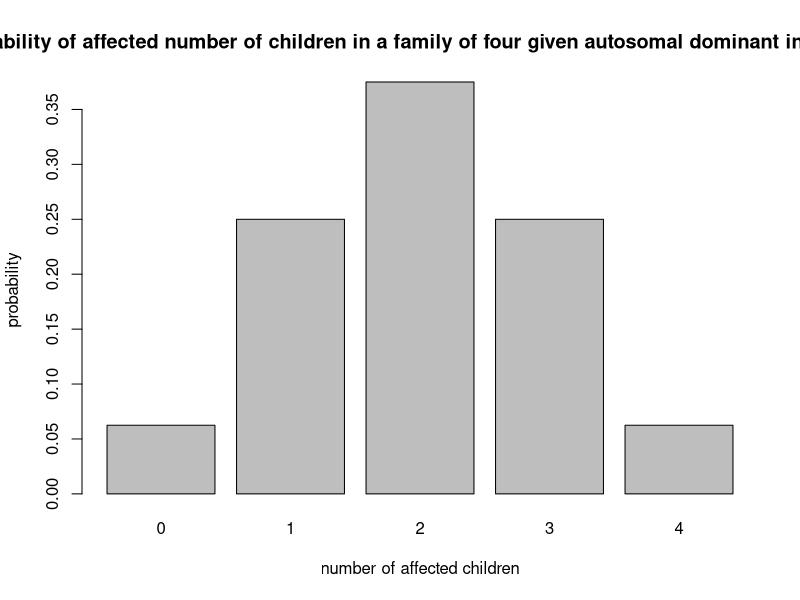
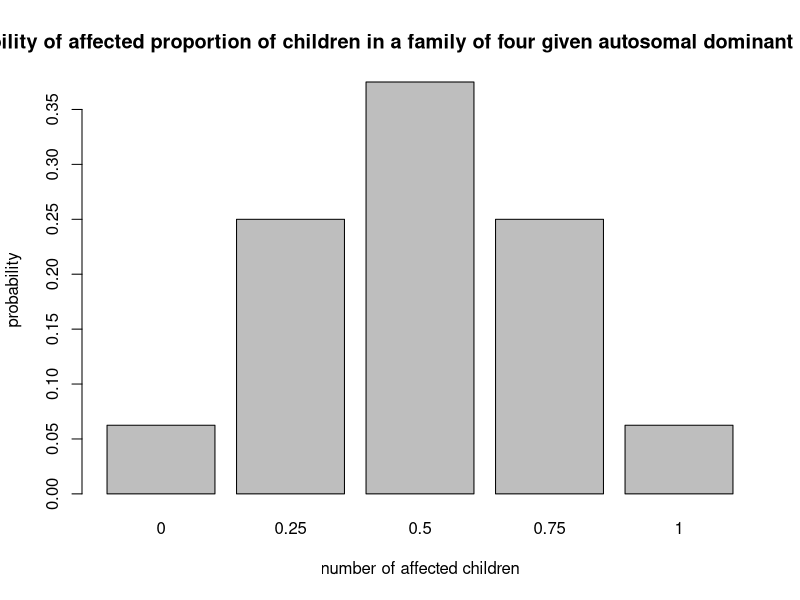
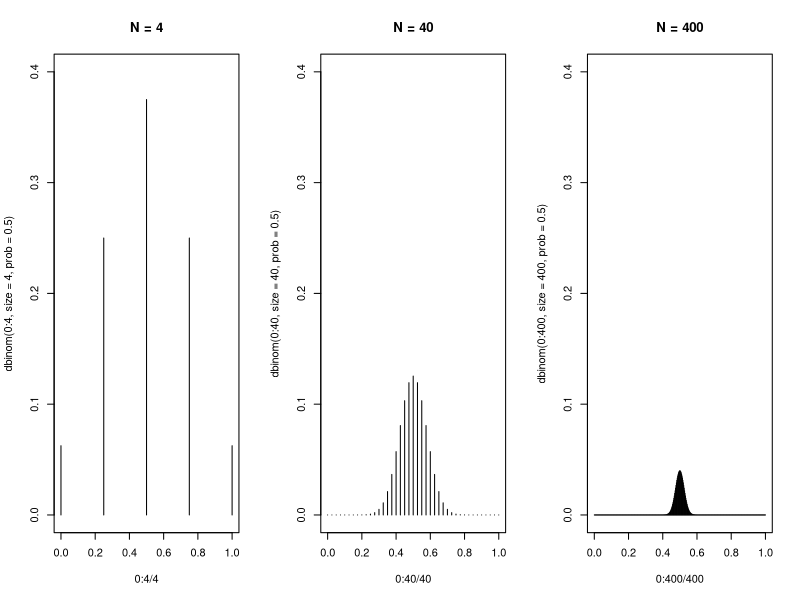

Here is the R script that generated these plots, in order:
## ---- chunk 1
choose(5,1)
## ---- chunk 2
choose(500,10)
## ---- chunk 3
choose(4,0)*(1/2)^0*(1/2)^4 #0 affected
choose(4,1)*(1/2)^1*(1/2)^3 #1 affected
choose(4,2)*(1/2)^2*(1/2)^2 #2 affected
choose(4,3)*(1/2)^3*(1/2)^1 #3 affected
choose(4,4)*(1/2)^4*(1/2)^0 #4 affected
## ---- chunk 4
dom.0 <- choose(4,0)*(1/2)^0*(1/2)^4
dom.1 <- choose(4,1)*(1/2)^1*(1/2)^3
dom.2 <- choose(4,2)*(1/2)^2*(1/2)^2 
dom.3 <- choose(4,3)*(1/2)^3*(1/2)^1 
dom.4 <- choose(4,4)*(1/2)^4*(1/2)^0

barplot(c(dom.0,dom.1,dom.2,dom.3,dom.4), names.arg=c(0,1,2,3,4), ylab="probability", xlab= "number of affected children", main = "Probability of affected number of children in a family of four given autosomal dominant inheritance")
## ---- chunk 5
barplot(c(dom.0,dom.1,dom.2,dom.3,dom.4), names.arg=c(0,1,2,3,4)/4, ylab="probability", xlab= "number of affected children", main = "Probability of affected proportion of children in a family of four given autosomal dominant inheritance")
## ---- chunk 6
par(mfrow=c(1,3))

plot(0:4/4,dbinom(0:4,size=4,prob=0.5), type="h", main="N = 4", ylim=c(0,0.4)) #N = 4

plot(0:40/40,dbinom(0:40,size=40,prob=0.5), type="h", main="N = 40", ylim=c(0,0.4)) #N = 40

plot(0:400/400,dbinom(0:400,size=400,prob=0.5), type="h", main="N = 400", ylim=c(0,0.4)) #N = 400

